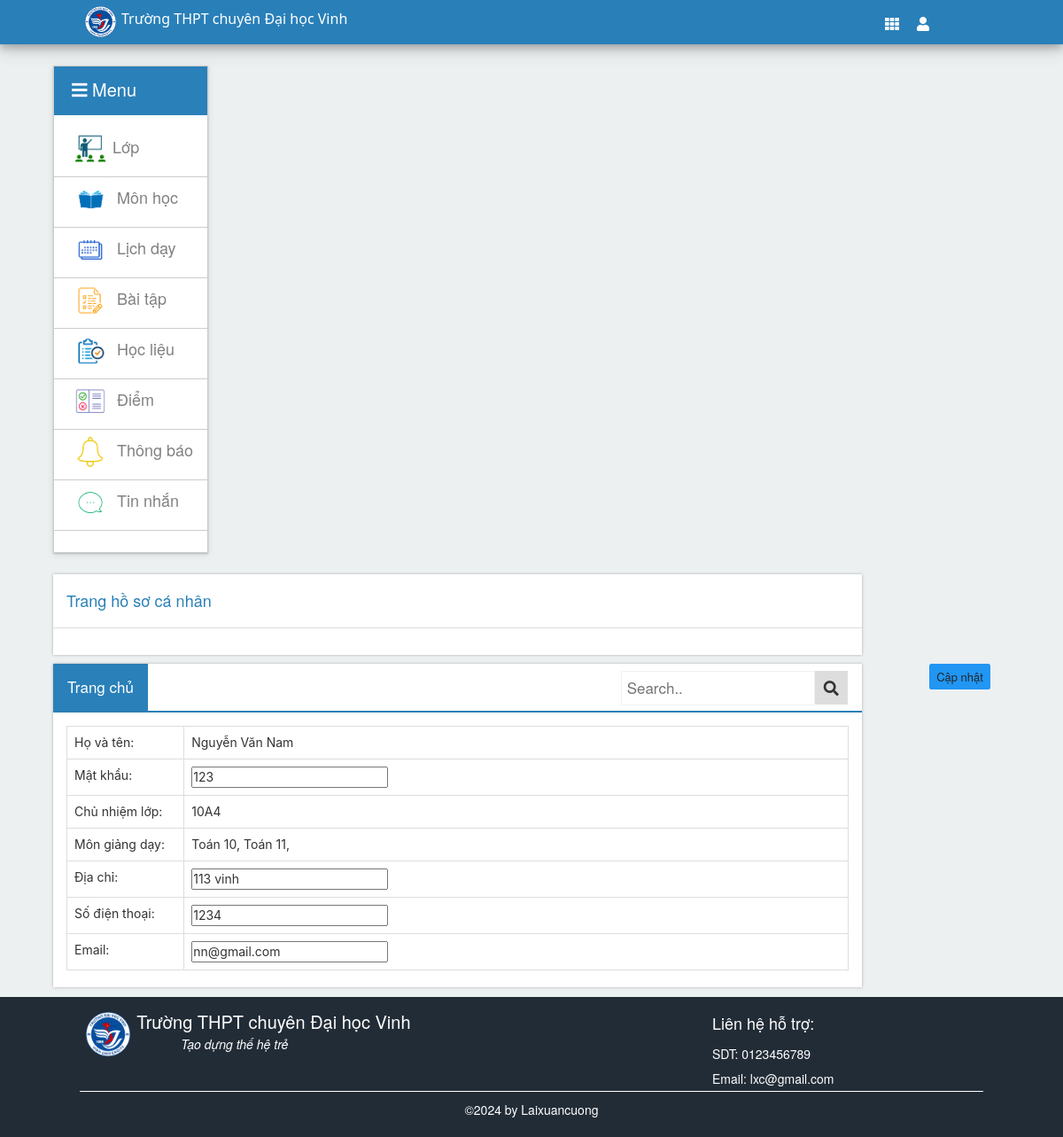
Screenshot of /gv/hoso.php (signed in) with the database file from the repository.
### tables this page shows
CREATE TABLE `phancong_cn` (
  `id_pc_cn` int NOT NULL,
  `magv` int NOT NULL,
  `malh` int NOT NULL,
  `id_namhoc` int NOT NULL
);

CREATE TABLE `giaovien` (
  `magv` int NOT NULL,
  `hoten_dem` varchar(50) NOT NULL,
  `ten_gv` varchar(30) NOT NULL,
  `password` varchar(20) NOT NULL,
  `chucvu` varchar(30) NOT NULL,
  `gioitinh` varchar(20) NOT NULL,
  `diachi` varchar(50) NOT NULL,
  `sodt` varchar(11) NOT NULL,
  `email` varchar(30) NOT NULL,
  `tinhtrang` int NOT NULL DEFAULT '1',
  `quyen` int NOT NULL DEFAULT '0',
  `ngaydk` date NOT NULL
);

CREATE TABLE `lop` (
  `malh` int NOT NULL,
  `tenlop` varchar(20) NOT NULL,
  `makhoi` int NOT NULL
);

CREATE TABLE `chucnang_gv` (
  `id_cn_gv` int NOT NULL,
  `magv` int NOT NULL,
  `mamh` int NOT NULL,
  `makhoi` int NOT NULL
);

CREATE TABLE `monhoc` (
  `mamh` int NOT NULL,
  `tenmh` varchar(30) NOT NULL
);

CREATE TABLE `khoi` (
  `makhoi` int NOT NULL,
  `tenkhoi` varchar(30) NOT NULL
);

### libs/database_gv.php (called while the page is built, shortened)
<?php
include ("connect.php");
$sql = "SELECT * FROM giaovien gv INNER JOIN phancong_cn pccn ON gv.magv = pccn.magv INNER JOIN lop l ON pccn.malh = l.malh
                    WHERE pccn.id_namhoc = (SELECT MAX(id_namhoc) FROM phancong_cn) AND gv.magv = " . $_SESSION['user_gv'] . "
                        ";
$hoso = $conn->query($sql);
$sql = "SELECT * FROM giaovien gv INNER JOIN chucnang_gv cngv ON gv.magv = cngv.magv INNER JOIN khoi k ON k.makhoi = cngv.makhoi INNER JOIN monhoc mh ON cngv.mamh = mh.mamh WHERE gv.magv = " . $_SESSION['user_gv'] . "
                        ";
$mon = $conn->query($sql);
?>

### gv/hoso.php (the view, shortened to what this page needs)
<?php require "header-gv.php"; ?>
<div class="main">
    <div class="wrap-main">
        <?php require "menu-gv.php"; ?>
        <div class="list-main">
            <div class="list-row">
                <div class="panel-header" style="background: white; border-bottom: 1px solid #dddddd">
                    <table style="width: 100%">
                        <tbody>
                            <tr>
                                <td>
                                    <h4>Trang hồ sơ cá nhân</h4>
                                </td>
                            </tr>
                        </tbody>
                    </table>
                </div>
                <form action="" method="POST">
                    <div class="panel-body">
                    </div>
            </div>
            <div class="list-row">
                <div class="topnav">
                    <a class="active" href="index.php">Trang chủ</a>
                    <div class="search-container">
                        <form action="" method="POST">
                            <input type="text" placeholder="Search.." name="ten">
                            <button type="submit" name="search" value="search"><i class="fa fa-search"></i></button>
                        </form>
                    </div>
                </div>
                <form action="" method="POST">
                    <div class="panel-body">
                        <table class="table table-bordered" cellspacing="0" cellpadding="5" rules="all" border="1">
                            <?php foreach ($hoso as $row) { ?>
                                <tbody>
                                    <tr>
                                        <td width="15%">
                                            Họ và tên:
                                        </td>
                                        <td>
                                            <?php echo " " . $row['hoten_dem'] . " " . $row['ten_gv'] . " " ?>
                                        </td>
                                    </tr>
                                    <tr>
                                        <td width="15%">
                                            Mật khẩu:
                                        </td>
                                        <td><input type="text" name="password" value="<?php echo $row['password'] ?>"></td>
                                    </tr>
                                    <tr>
                                        <td width="15%">
                                            Chủ nhiệm lớp:
                                        </td>
                                        <td>
                                            <?php echo $row['tenlop'] ?>
                                        </td>
                                    </tr>
                                <?php } ?>
                                <tr>
                                    <td width="15%">
                                        Môn giảng dạy:
                                    </td>
                                    <td>
                                        <?php foreach ($mon as $rows) { ?>
                                            <?php echo " " . $rows['tenmh'] . " " . $rows['tenkhoi'] . ",  " ?>
                                        <?php } ?>
                                    </td>
                                </tr>
                                <?php foreach ($hoso as $row) { ?>
                                    <tr>
                                        <td width="15%">
                                            Địa chỉ:
                                        </td>
                                        <td><input type="text" name="diachi" value="<?php echo $row['diachi'] ?>"></td>
                                    </tr>
                                    <tr>
                                        <td width="15%">
                                            Số điện thoại:
                                        </td>
                                        <td><input type="text" name="sodt" value="<?php echo $row['sodt'] ?>"></td>
                                    </tr>
                                    <tr>
                                        <td width="15%">
                                            Email:
                                        </td>
                                        <td><input type="text" name="email" value="<?php echo $row['email'] ?>"></td>
                                    </tr>
                                </tbody>
                            <?php } ?>
                        </table>
                    </div>
            </div>
        </div>
        <div class="btn-control">
            <button class="btn-ct info" name="ud_hoso_gv">Cập nhật</button>
        </div>
    </div>
</div>
<?php require "footer.php"; ?>

### libs/css/style.css (style rules this page uses)
*, html { padding: 0; margin: 0; }
body { font-family: "arial", serif; background-color: #ecf0f1 !important; ; }
.wrap-main { width: 90%; margin: auto; padding-top: 2%; }

### libs/css/menu.css (style rules this page uses)
body { font-family: "Lato", sans-serif; }

### libs/css/box_show.css (style rules this page uses)
* { box-sizing: border-box; }
body { margin: 0; font-family: Arial, Helvetica, sans-serif; }
.topnav { overflow: inherit; position: -webkit-sticky; position: sticky; background-color: #ffffff; border-bottom: 2px solid #2a80b9; }
.topnav a { float: left; display: block; color: black; text-align: center; padding: 14px 16px; text-decoration: none; font-size: 17px; }
.topnav a.active { background-color: #2a80b9; color: white; }
.topnav .search-container { float: right; }
.topnav input[type=text] { padding: 6px; margin-top: 8px; font-size: 17px; border: 1px solid #f1f1f1; }
.topnav .search-container button { float: right; padding: 10.5px 10px; margin-top: 8px; margin-right: 16px; background: #ddd; font-size: 17px; border: none; cursor: pointer; }

### libs/css/list_row.css (style rules this page uses)
.list-row { overflow: auto; float: left; height: auto; width: 84.5%; max-height: 365px; background-color: #ffffff; margin-bottom: 1%; box-shadow:0 0 5px #aaa; -webkit-box-shadow:0 0 3px #aaa; -moz-box-shadow:0 0 3px #aaa; -o-box-shadow:0 0 3px #aaa; }
.panel-header { padding: 10px 15px; color: #2a80b9; }
.panel-body { overflow-x: hidden; padding: 10px; font-size: 15px; font-family: -apple-system, BlinkMacSystemFont, 'Segoe UI', Roboto, Oxygen, Ubuntu, Cantarell, 'Open Sans', 'Helvetica Neue', sans-serif; }
.panel-body table { font-size: 14px; }
.panel-body td { padding: 5px; }
.btn-control { margin-bottom: 1%; float: right; padding-right: 2%; }
.btn-ct { border: none; padding: 14px 28px; font-size: 16px; cursor: pointer; display: inline-block; font-weight: 400; color: #212529; text-align: center; vertical-align: middle; cursor: pointer; -webkit-user-select: none; -moz-user-select: none; -ms-user-select: none; user-select: none; border: 1px solid transparent; padding: .375rem .75rem; font-size: 13px; line-height: 1.5; border-radius: .25rem; transition: color .15s ease-in-out,background-color .15s ease-in-out,border-color .15s ease-in-out,box-shadow .15s ease-in-out; }
.info { background-color: #2196F3; }

### rows the page displays
phancong_cn: magv.hoten_dem "Nguyễn Văn", magv.ten_gv "Nam", password "123", malh.tenlop "10A4", diachi "113 vinh", sodt "1234", email "nn@gmail.com"
chucnang_gv: mamh.tenmh "Toán", makhoi.tenkhoi "10"
chucnang_gv: mamh.tenmh "Toán", makhoi.tenkhoi "11"
